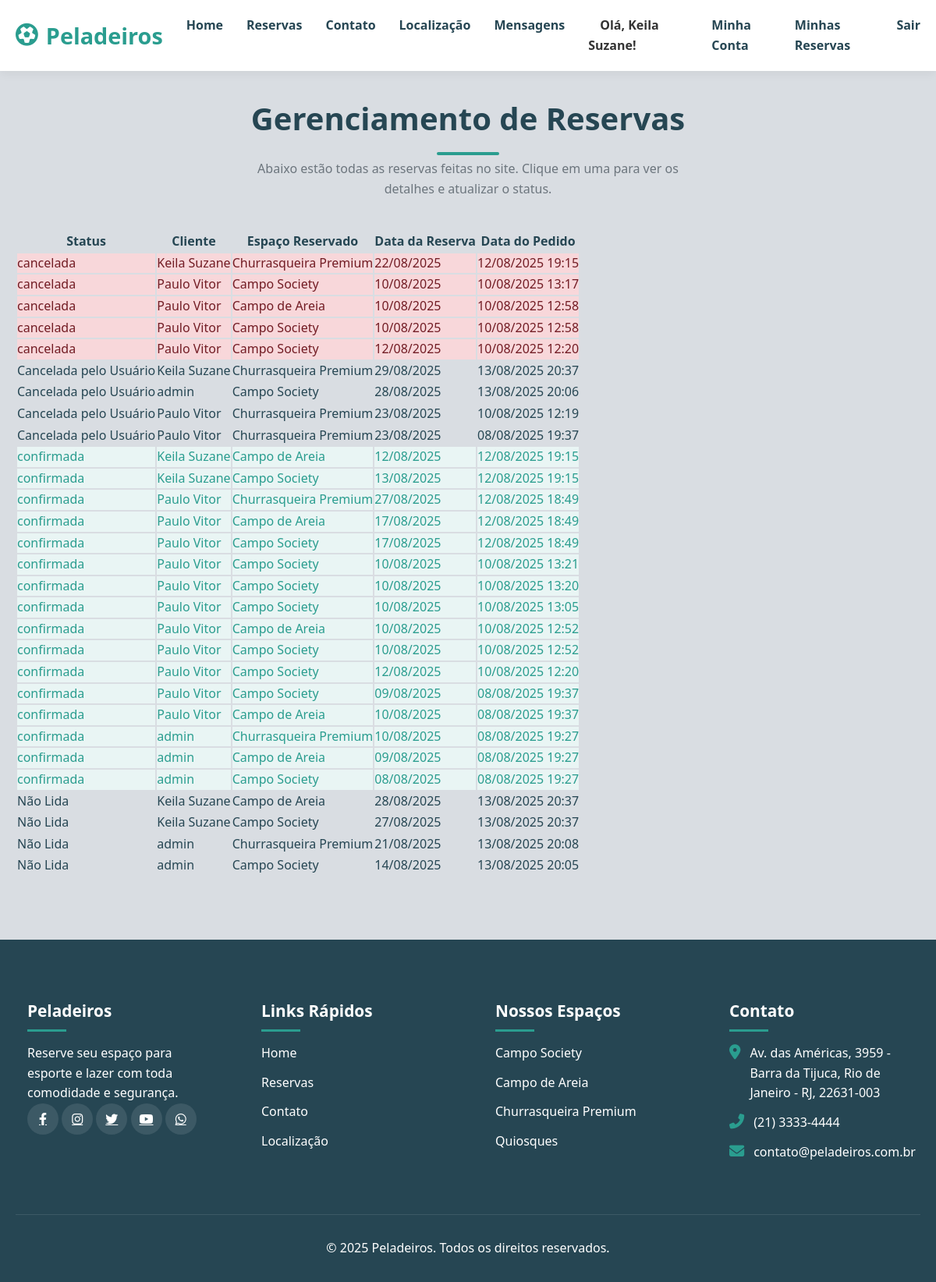
Page /gerenciar/ (signed in) on the committed database.
### usuarios/models.py (models this page shows)
class Usuario(AbstractUser):
    cpf = models.CharField(max_length=14, unique=True)
    data_nascimento = models.DateField(null=True, blank=True)
    telefone = models.CharField(max_length=15, null=True, blank=True)
    SEXO_CHOICES = (('M', 'Masculino'), ('F', 'Feminino'))
    sexo = models.CharField(max_length=1, choices=SEXO_CHOICES, null=True, blank=True)
    cep = models.CharField(max_length=9, null=True, blank=True)
    logradouro = models.CharField(max_length=255, null=True, blank=True)
    numero = models.CharField(max_length=20, null=True, blank=True)
    complemento = models.CharField(max_length=100, null=True, blank=True)
    bairro = models.CharField(max_length=100, null=True, blank=True)
    cidade = models.CharField(max_length=100, null=True, blank=True)
    estado = models.CharField(max_length=2, null=True, blank=True)

### reservas/models.py (models this page shows, shortened)
class Reserva(models.Model):
    STATUS_CHOICES = (
        ('nao_lida', 'Não Lida'),
        ('em_tratamento', 'Em Tratamento'),
        ('tratado', 'Tratado'),
        ('cancelada_pelo_usuario', 'Cancelada pelo Usuário'), # NOVO STATUS
    )
    codigo_reserva = models.UUIDField(default=uuid.uuid4, editable=False, unique=True, null=True)
    espaco = models.ForeignKey(Espaco, on_delete=models.PROTECT, related_name='reservas')
    usuario = models.ForeignKey(settings.AUTH_USER_MODEL, on_delete=models.PROTECT, related_name='reservas_feitas')
    data_inicio = models.DateTimeField()
    data_fim = models.DateTimeField()
    preco_final = models.DecimalField(max_digits=10, decimal_places=2)
    status = models.CharField(max_length=30, choices=STATUS_CHOICES, default='nao_lida') # Aumentar max_length
    observacoes_admin = models.TextField(
        blank=True,
        null=True,
        verbose_name="Observações do Administrador",
        help_text="Anotações internas visíveis apenas para a administração."
    )
    data_criacao = models.DateTimeField(auto_now_add=True)

class Espaco(models.Model):
    MODELO_COBRANCA_CHOICES = (('hora', 'Por Hora'), ('periodo', 'Por Período'))
    TIPO_CHOICES = (('campo', 'Campo'), ('churrasqueira', 'Churrasqueira'), ('quiosque', 'Quiosque'))
    nome = models.CharField(max_length=100)
    descricao = models.TextField(blank=True, null=True)
    foto = models.ImageField(upload_to='espacos_fotos/', blank=True, null=True)
    tipo = models.CharField(max_length=20, choices=TIPO_CHOICES)
    capacidade = models.PositiveIntegerField()
    disponivel = models.BooleanField(default=True)
    modelo_de_cobranca = models.CharField(max_length=10, choices=MODELO_COBRANCA_CHOICES, default='hora')

### reservas/views.py (the view)
# urls.py: path('gerenciar/', views.gerenciar_reservas, name='gerenciar_reservas'),
@user_passes_test(is_staff_member)
def gerenciar_reservas(request):
    reservas_list = Reserva.objects.all().order_by('status', '-data_criacao')
    context = {
        'reservas': reservas_list
    }
    return render(request, 'gerenciar_reservas.html', context)

### reservas/views.py (called while the page is built)
def is_staff_member(user):
    return user.is_staff

### templates/gerenciar_reservas.html (shortened to what this page needs)
{% extends 'base.html' %}
{% load static %}
{% block content %}
<section class="admin-list" style="padding: 120px 0 80px 0;">
    <div class="container">
        <h2 class="section-title">Gerenciamento de Reservas</h2>
        <p class="section-subtitle">Abaixo estão todas as reservas feitas no site. Clique em uma para ver os detalhes e atualizar o status.</p>
        <div class="table-responsive">
            <table class="table table-hover reservations-table">
                <thead>
                    <tr>
                        <th>Status</th>
                        <th>Cliente</th>
                        <th>Espaço Reservado</th>
                        <th>Data da Reserva</th>
                        <th>Data do Pedido</th>
                    </tr>
                </thead>
                <tbody>
                    {% for reserva in reservas %}
                    <tr class="reservation-row status-{{ reserva.status }}" data-href="{% url 'reservas:detalhe_reserva_admin' reserva.id %}">
                        <td>
                            <span class="badge status-badge-{{ reserva.status }}">{{ reserva.get_status_display }}</span>
                        </td>
                        <td>{{ reserva.usuario.get_full_name|default:reserva.usuario.username }}</td>
                        <td>{{ reserva.espaco.nome }}</td>
                        <td>{{ reserva.data_inicio|date:"d/m/Y" }}</td>
                        <td>{{ reserva.data_criacao|date:"d/m/Y H:i" }}</td>
                    </tr>
                    {% empty %}
                    <tr>
                        <td colspan="5" class="text-center">Nenhuma reserva encontrada.</td>
                    </tr>
                    {% endfor %}
                </tbody>
            </table>
        </div>
    </div>
</section>
{% endblock %}

### templates/base.html (shortened to what this page needs)
{% load static %}
<!DOCTYPE html>
<html lang="pt-BR">
<head>
    <link rel="stylesheet" href="https://cdnjs.cloudflare.com/ajax/libs/font-awesome/6.4.0/css/all.min.css">
    <link rel="stylesheet" href="{% static 'css/styles.css' %}">
</head>
<body>
    <header>
        <div class="container">
            <nav class="navbar">
                <a href="{% url 'index' %}" class="logo">
                    <i class="fas fa-futbol"></i>
                    Peladeiros
                </a>
                <ul class="nav-links">
                    <li><a href="{% url 'index' %}">Home</a></li>
                    <li><a href="{% url 'reservas:reservas' %}">Reservas</a></li>
                    <li><a href="{% url 'contato:contato' %}">Contato</a></li>
                    <li><a href="{% url 'localizacao' %}">Localização</a></li>
                    {% if user.is_authenticated %}
                        {% if user.is_staff %}
                        <li><a href="{% url 'contato:lista_mensagens' %}" style="color: #264653;">Mensagens</a></li>
                        {% endif %}
                        <li><span style="color: #333; font-weight: 600; padding: 0 15px;">Olá, {{ user.first_name|default:user.username }}!</span></li>
                        <li><a href="{% url 'usuarios:minha_conta' %}">Minha Conta</a></li>
                        <li><a href="{% url 'reservas:minhas_reservas' %}">Minhas Reservas</a></li>
                        <li><a href="{% url 'usuarios:sair' %}">Sair</a></li>
                    {% else %}
                        <li><a href="{% url 'usuarios:entrar' %}">Entrar</a></li>
                        <li><a href="{% url 'usuarios:criar_conta' %}" class="btn">Criar Conta</a></li>
                    {% endif %}
                </ul>
            </nav>
        </div>
    </header>
    <main>
        {% block content %}
        {% endblock %}
    </main>
    <footer id="contact">
        <div class="container">
            <div class="footer-content">
                 <div class="footer-column">
                    <h3>Peladeiros</h3>
                    <p>Reserve seu espaço para esporte e lazer com toda comodidade e segurança.</p>
                    <div class="social-links">
                        <a href="#"><i class="fab fa-facebook-f"></i></a>
                        <a href="#"><i class="fab fa-instagram"></i></a>
                        <a href="#"><i class="fab fa-twitter"></i></a>
                        <a href="#"><i class="fab fa-youtube"></i></a>
                        <a href="#"><i class="fab fa-whatsapp"></i></a>
                    </div>
                </div>
                <div class="footer-column">
                    <h3>Links Rápidos</h3>
                    <ul>
                        <li><a href="{% url 'index' %}">Home</a></li>
                        <li><a href="{% url 'reservas:reservas' %}">Reservas</a></li>
                        <li><a href="{% url 'contato:contato' %}">Contato</a></li>
                        <li><a href="{% url 'localizacao' %}">Localização</a></li>
                    </ul>
                </div>
                <div class="footer-column">
                    <h3>Nossos Espaços</h3>
                    <ul>
                        <li>Campo Society</li>
                        <li>Campo de Areia</li>
                        <li>Churrasqueira Premium</li>
                        <li>Quiosques</li>
                    </ul>
                </div>
                <div class="footer-column">
                    <h3>Contato</h3>
                    <ul class="contact-info">
                        <li><i class="fas fa-map-marker-alt"></i><span>Av. das Américas, 3959 - Barra da Tijuca, Rio de Janeiro - RJ, 22631-003</span></li>
                        <li><i class="fas fa-phone-alt"></i><span>(21) 3333-4444</span></li>
                        <li><i class="fas fa-envelope"></i><span>contato@peladeiros.com.br</span></li>
                    </ul>
                </div>
            </div>
            <div class="copyright">
                &copy; 2025 Peladeiros. Todos os direitos reservados.
            </div>
        </div>
    </footer>
</body>
</html>

### static/css/styles.css (style rules this page uses)
:root { --primary: #2a9d8f; --primary-dark: #1d7a6e; --secondary: #e76f51; --accent: #f4a261; --light: #f8f9fa; --dark: #264653; --success: #2a9d8f; --warning: #e9c46a; --danger: #e76f51; --gray: #6c757d; --light-gray: #e9ecef; --border-radius: 12px; --box-shadow: 0 8px 24px rgba(0, 0, 0, 0.1); --transition: all 0.3s ease; }
* { margin: 0; padding: 0; box-sizing: border-box; font-family: 'Segoe UI', Tahoma, Geneva, Verdana, sans-serif; }
body { background-color: #d9dde2; color: var(--dark); line-height: 1.6; }
.container { width: 100%; max-width: 1200px; margin: 0 auto; padding: 0 20px; }
section { padding: 80px 0; }
.section-title { text-align: center; margin-bottom: 60px; color: var(--dark); font-size: 2.5rem; position: relative; }
.section-title:after { content: ''; position: absolute; bottom: -15px; left: 50%; transform: translateX(-50%); width: 80px; height: 4px; background: var(--primary); border-radius: 2px; }
header { background: white; box-shadow: 0 4px 12px rgba(0, 0, 0, 0.05); position: fixed; width: 100%; top: 0; z-index: 1000; }
.navbar { display: flex; justify-content: space-between; align-items: center; padding: 20px 0; }
.logo { display: flex; align-items: center; font-size: 1.8rem; font-weight: 700; color: var(--primary); text-decoration: none; }
.logo i { margin-right: 10px; }
.nav-links { display: flex; list-style: none; }
.nav-links li { margin-left: 30px; }
.nav-links a { text-decoration: none; color: var(--dark); font-weight: 600; transition: var(--transition); position: relative; }
.nav-links a:after { content: ''; position: absolute; bottom: -5px; left: 0; width: 0; height: 2px; background: var(--primary); transition: var(--transition); }
.contact-info { background: white; border-radius: var(--border-radius); }
.contact-info li { margin-bottom: 20px; display: flex; align-items: center; gap: 15px; }
.contact-info i { font-size: 1.2rem; color: var(--primary); }
.social-links a { display: inline-flex; align-items: center; justify-content: center; width: 40px; height: 40px; background: rgba(255, 255, 255, 0.1); border-radius: 50%; color: white; transition: var(--transition); }
footer { background: var(--dark); color: white; padding: 60px 0 30px; }
.footer-content { display: grid; grid-template-columns: repeat(auto-fit, minmax(250px, 1fr)); gap: 40px; margin-bottom: 40px; }
.footer-column { background: var(--dark); padding: 15px; color: white; }
.footer-column h3 { font-size: 1.3rem; margin-bottom: 25px; position: relative; color: white; }
.footer-column h3:after { content: ''; position: absolute; bottom: -10px; left: 0; width: 50px; height: 3px; background: var(--primary); }
.footer-column ul { list-style: none; }
.footer-column ul li { margin-bottom: 12px; }
.footer-column ul li a { color: white; text-decoration: none; transition: var(--transition); }
.footer-column .contact-info { background-color: transparent !important; }
.footer-column .contact-info li { display: flex; align-items: flex-start; gap: 12px; color: white; }
.footer-column .contact-info i { margin-top: 1px; color: var(--primary); }
.copyright { text-align: center; border-top: 1px solid rgba(255, 255, 255, 0.1); padding-top: 30px; margin-top: 30px; }
.status-confirmada { background-color: #e9f5f4; color: #2a9d8f; }
.status-cancelada { background-color: #f8d7da; color: #721c24; }
.section-subtitle { text-align: center; max-width: 600px; margin: -40px auto 40px auto; color: var(--gray); }

### rows in the picture
Usuario: first_name "Keila Suzane"
Reserva: status "cancelada", usuario.get_full_name "Keila Suzane", espaco.nome "Churrasqueira Premium", data_inicio "22/08/2025", data_criacao "12/08/2025 19:15"
Reserva: status "cancelada", usuario.get_full_name "Paulo Vitor", espaco.nome "Campo Society", data_inicio "10/08/2025", data_criacao "10/08/2025 13:17"
Reserva: status "cancelada", usuario.get_full_name "Paulo Vitor", espaco.nome "Campo de Areia", data_inicio "10/08/2025", data_criacao "10/08/2025 12:58"
Reserva: status "cancelada", usuario.get_full_name "Paulo Vitor", espaco.nome "Campo Society", data_inicio "10/08/2025", data_criacao "10/08/2025 12:58"
Reserva: status "cancelada", usuario.get_full_name "Paulo Vitor", espaco.nome "Campo Society", data_inicio "12/08/2025", data_criacao "10/08/2025 12:20"
Reserva: status "Cancelada pelo Usuário", usuario.get_full_name "Keila Suzane", espaco.nome "Churrasqueira Premium", data_inicio "29/08/2025", data_criacao "13/08/2025 20:37"
Reserva: status "Cancelada pelo Usuário", usuario.get_full_name "admin", espaco.nome "Campo Society", data_inicio "28/08/2025", data_criacao "13/08/2025 20:06"
Reserva: status "Cancelada pelo Usuário", usuario.get_full_name "Paulo Vitor", espaco.nome "Churrasqueira Premium", data_inicio "23/08/2025", data_criacao "10/08/2025 12:19"
Reserva: status "Cancelada pelo Usuário", usuario.get_full_name "Paulo Vitor", espaco.nome "Churrasqueira Premium", data_inicio "23/08/2025", data_criacao "08/08/2025 19:37"
Reserva: status "confirmada", usuario.get_full_name "Keila Suzane", espaco.nome "Campo de Areia", data_inicio "12/08/2025", data_criacao "12/08/2025 19:15"
Reserva: status "confirmada", usuario.get_full_name "Keila Suzane", espaco.nome "Campo Society", data_inicio "13/08/2025", data_criacao "12/08/2025 19:15"
Reserva: status "confirmada", usuario.get_full_name "Paulo Vitor", espaco.nome "Churrasqueira Premium", data_inicio "27/08/2025", data_criacao "12/08/2025 18:49"
Reserva: status "confirmada", usuario.get_full_name "Paulo Vitor", espaco.nome "Campo de Areia", data_inicio "17/08/2025", data_criacao "12/08/2025 18:49"
Reserva: status "confirmada", usuario.get_full_name "Paulo Vitor", espaco.nome "Campo Society", data_inicio "17/08/2025", data_criacao "12/08/2025 18:49"
Reserva: status "confirmada", usuario.get_full_name "Paulo Vitor", espaco.nome "Campo Society", data_inicio "10/08/2025", data_criacao "10/08/2025 13:21"
Reserva: status "confirmada", usuario.get_full_name "Paulo Vitor", espaco.nome "Campo Society", data_inicio "10/08/2025", data_criacao "10/08/2025 13:20"
Reserva: status "confirmada", usuario.get_full_name "Paulo Vitor", espaco.nome "Campo Society", data_inicio "10/08/2025", data_criacao "10/08/2025 13:05"
Reserva: status "confirmada", usuario.get_full_name "Paulo Vitor", espaco.nome "Campo de Areia", data_inicio "10/08/2025", data_criacao "10/08/2025 12:52"
Reserva: status "confirmada", usuario.get_full_name "Paulo Vitor", espaco.nome "Campo Society", data_inicio "10/08/2025", data_criacao "10/08/2025 12:52"
Reserva: status "confirmada", usuario.get_full_name "Paulo Vitor", espaco.nome "Campo Society", data_inicio "12/08/2025", data_criacao "10/08/2025 12:20"
Reserva: status "confirmada", usuario.get_full_name "Paulo Vitor", espaco.nome "Campo Society", data_inicio "09/08/2025", data_criacao "08/08/2025 19:37"
Reserva: status "confirmada", usuario.get_full_name "Paulo Vitor", espaco.nome "Campo de Areia", data_inicio "10/08/2025", data_criacao "08/08/2025 19:37"
Reserva: status "confirmada", usuario.get_full_name "admin", espaco.nome "Churrasqueira Premium", data_inicio "10/08/2025", data_criacao "08/08/2025 19:27"
Reserva: status "confirmada", usuario.get_full_name "admin", espaco.nome "Campo de Areia", data_inicio "09/08/2025", data_criacao "08/08/2025 19:27"
Reserva: status "confirmada", usuario.get_full_name "admin", espaco.nome "Campo Society", data_inicio "08/08/2025", data_criacao "08/08/2025 19:27"
Reserva: status "Não Lida", usuario.get_full_name "Keila Suzane", espaco.nome "Campo de Areia", data_inicio "28/08/2025", data_criacao "13/08/2025 20:37"
Reserva: status "Não Lida", usuario.get_full_name "Keila Suzane", espaco.nome "Campo Society", data_inicio "27/08/2025", data_criacao "13/08/2025 20:37"
Reserva: status "Não Lida", usuario.get_full_name "admin", espaco.nome "Churrasqueira Premium", data_inicio "21/08/2025", data_criacao "13/08/2025 20:08"
Reserva: status "Não Lida", usuario.get_full_name "admin", espaco.nome "Campo Society", data_inicio "14/08/2025", data_criacao "13/08/2025 20:05"
